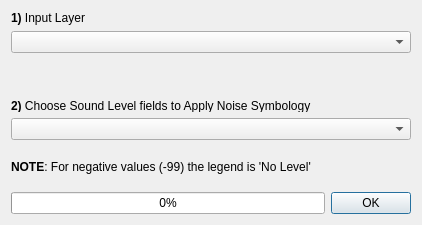
<?xml version="1.0" encoding="UTF-8"?>
<ui version="4.0">
 <class>ApplyNoiseSymbology_window</class>
 <widget class="QDialog" name="ApplyNoiseSymbology_window">
  <property name="enabled">
   <bool>true</bool>
  </property>
  <property name="geometry">
   <rect>
    <x>0</x>
    <y>0</y>
    <width>422</width>
    <height>225</height>
   </rect>
  </property>
  <property name="sizePolicy">
   <sizepolicy hsizetype="Preferred" vsizetype="Preferred">
    <horstretch>0</horstretch>
    <verstretch>0</verstretch>
   </sizepolicy>
  </property>
  <property name="minimumSize">
   <size>
    <width>0</width>
    <height>0</height>
   </size>
  </property>
  <property name="maximumSize">
   <size>
    <width>713</width>
    <height>225</height>
   </size>
  </property>
  <property name="sizeIncrement">
   <size>
    <width>0</width>
    <height>0</height>
   </size>
  </property>
  <property name="windowTitle">
   <string>opeNoise - Apply Noise Symbology</string>
  </property>
  <property name="locale">
   <locale language="Italian" country="Italy"/>
  </property>
  <layout class="QVBoxLayout" name="verticalLayout">
   <item>
    <widget class="QLabel" name="receiver_points_layer_label">
     <property name="sizePolicy">
      <sizepolicy hsizetype="Fixed" vsizetype="Fixed">
       <horstretch>0</horstretch>
       <verstretch>0</verstretch>
      </sizepolicy>
     </property>
     <property name="text">
      <string>&lt;html&gt;&lt;head/&gt;&lt;body&gt;&lt;p&gt;&lt;span style=&quot; font-weight:600;&quot;&gt;1)&lt;/span&gt; Input Layer&lt;/p&gt;&lt;/body&gt;&lt;/html&gt;</string>
     </property>
    </widget>
   </item>
   <item>
    <widget class="QgsMapLayerComboBox" name="layer_comboBox"/>
   </item>
   <item>
    <widget class="QLabel" name="choose_fileds_label">
     <property name="sizePolicy">
      <sizepolicy hsizetype="Preferred" vsizetype="Fixed">
       <horstretch>0</horstretch>
       <verstretch>0</verstretch>
      </sizepolicy>
     </property>
     <property name="minimumSize">
      <size>
       <width>0</width>
       <height>13</height>
      </size>
     </property>
     <property name="maximumSize">
      <size>
       <width>400</width>
       <height>4007215</height>
      </size>
     </property>
     <property name="text">
      <string>&lt;html&gt;&lt;head/&gt;&lt;body&gt;&lt;p&gt;&lt;br/&gt;&lt;/p&gt;&lt;p&gt;&lt;span style=&quot; font-weight:600;&quot;&gt;2)&lt;/span&gt; Choose Sound Level fields to Apply Noise Symbology&lt;/p&gt;&lt;/body&gt;&lt;/html&gt;</string>
     </property>
     <property name="alignment">
      <set>Qt::AlignLeading|Qt::AlignLeft|Qt::AlignTop</set>
     </property>
     <property name="wordWrap">
      <bool>true</bool>
     </property>
    </widget>
   </item>
   <item>
    <widget class="QgsFieldComboBox" name="level_comboBox"/>
   </item>
   <item>
    <widget class="QLabel" name="choose_fileds_label_3">
     <property name="minimumSize">
      <size>
       <width>0</width>
       <height>40</height>
      </size>
     </property>
     <property name="text">
      <string>&lt;html&gt;&lt;head/&gt;&lt;body&gt;&lt;p&gt;&lt;span style=&quot; font-weight:600;&quot;&gt;&lt;br/&gt;NOTE&lt;/span&gt;: For negative values (-99) the legend is 'No Level'&lt;/p&gt;&lt;/body&gt;&lt;/html&gt;</string>
     </property>
     <property name="alignment">
      <set>Qt::AlignLeading|Qt::AlignLeft|Qt::AlignTop</set>
     </property>
     <property name="wordWrap">
      <bool>true</bool>
     </property>
    </widget>
   </item>
   <item>
    <layout class="QHBoxLayout" name="horizontalLayout">
     <item>
      <widget class="QProgressBar" name="progressBar">
       <property name="value">
        <number>0</number>
       </property>
      </widget>
     </item>
     <item>
      <widget class="QDialogButtonBox" name="run_buttonBox">
       <property name="sizePolicy">
        <sizepolicy hsizetype="Fixed" vsizetype="Fixed">
         <horstretch>0</horstretch>
         <verstretch>0</verstretch>
        </sizepolicy>
       </property>
       <property name="orientation">
        <enum>Qt::Horizontal</enum>
       </property>
       <property name="standardButtons">
        <set>QDialogButtonBox::Ok</set>
       </property>
      </widget>
     </item>
    </layout>
   </item>
  </layout>
 </widget>
 <customwidgets>
  <customwidget>
   <class>QgsFieldComboBox</class>
   <extends>QComboBox</extends>
   <header>qgsfieldcombobox.h</header>
  </customwidget>
  <customwidget>
   <class>QgsMapLayerComboBox</class>
   <extends>QComboBox</extends>
   <header>qgsmaplayercombobox.h</header>
  </customwidget>
 </customwidgets>
 <resources/>
 <connections>
  <connection>
   <sender>run_buttonBox</sender>
   <signal>accepted()</signal>
   <receiver>ApplyNoiseSymbology_window</receiver>
   <slot>accept()</slot>
   <hints>
    <hint type="sourcelabel">
     <x>699</x>
     <y>197</y>
    </hint>
    <hint type="destinationlabel">
     <x>157</x>
     <y>274</y>
    </hint>
   </hints>
  </connection>
  <connection>
   <sender>run_buttonBox</sender>
   <signal>rejected()</signal>
   <receiver>ApplyNoiseSymbology_window</receiver>
   <slot>reject()</slot>
   <hints>
    <hint type="sourcelabel">
     <x>699</x>
     <y>197</y>
    </hint>
    <hint type="destinationlabel">
     <x>286</x>
     <y>274</y>
    </hint>
   </hints>
  </connection>
 </connections>
</ui>
